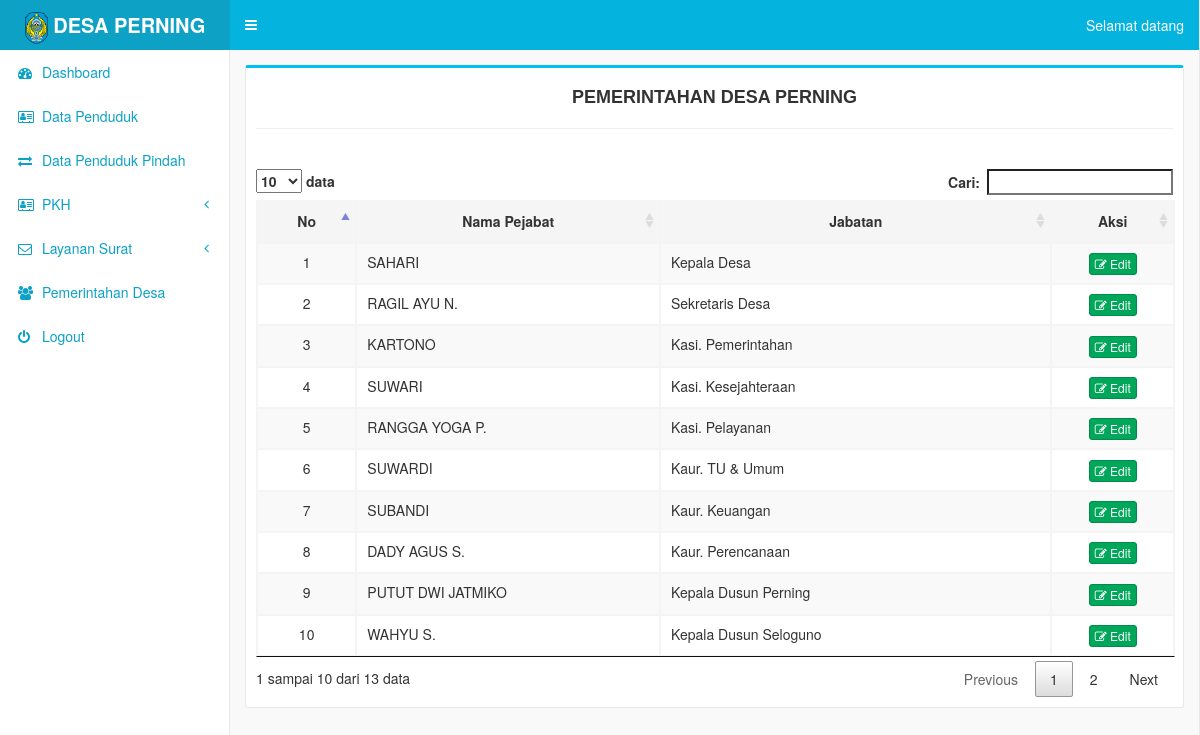
The page /index.php/pejabat on the database its author committed.
### tables this page shows
CREATE TABLE `pejabat` (
  `id_pejabat` int(11) NOT NULL,
  `nama_pejabat` varchar(255) NOT NULL,
  `jabatan_pejabat` varchar(255) NOT NULL
);

### application/controllers/Pejabat.php (called while the page is built, shortened)
<?php
class Pejabat extends CI_Controller
{
	public function __construct()
	{
		$this->load->model('m_pejabat');
	}
	public function index()
	{
		$data['title'] = "Pejabat - Desa Perning";
		$data['pejabat'] = $this->m_pejabat->tampil();
		$mutasi = $this->load->view('templates/header', $data);
		$this->load->view('pejabat/tampil_pejabat');
		$this->load->view('templates/footer');
	}
}

### index.php (called while the page is built, shortened)
<?php
require_once BASEPATH.'core/CodeIgniter.php';

### application/models/M_pejabat.php (called while the page is built, shortened)
<?php
class M_pejabat extends CI_Model {
	public function tampil() {
		return $this->db->get('pejabat')->result();
	}
}

### application/views/pejabat/tampil_pejabat.php (the view, shortened to what this page needs)
<div class="content-wrapper">
    <section class="content">
        <div class="box box-info">
            <div class="box-header">
                <h4 style="text-align:center"><b>PEMERINTAHAN DESA PERNING</b></h4>
                <hr>
            </div>
            <div class="box-body table-responsive">
                <table id="data" class="table table-striped table-bordered" cellspacing="0" width="100%">
                    <thead>
                        <tr class="active">
                            <th style="text-align:center">No</th>
                            <th style="text-align:center">Nama Pejabat</th>
                            <th style="text-align:center">Jabatan</th>
                            <th style="text-align:center">Aksi</th>
                        </tr>
                    </thead>
                    <tbody>
                        <?php
                        $no = 1;
                        foreach ($pejabat as $pejabat) {
                        ?>
                            <tr>
                                <td style="text-align:center"><?= $no; ?></td>
                                <td><?= $pejabat->nama_pejabat; ?></td>
                                <td><?= $pejabat->jabatan_pejabat; ?></td>
                                <td style="text-align:center">
                                    <a href="<?= base_url('pejabat/edit/' . $pejabat->id_pejabat); ?>"
                                        class="btn btn-success btn-xs"><i class="fa fa-edit"></i> Edit</a>
                                </td>
                            </tr>
                        <?php
                        $no++;
                        }
                        ?>
                    </tbody>
                </table>
            </div>
    </section>
</div>

### application/views/templates/header.php (shortened to what this page needs)
<!DOCTYPE html>
<html>
<head>
    <link rel="stylesheet" href="<?= base_url(); ?>assets/bootstrap/css/bootstrap.css" type="text/css">
    <link rel="stylesheet" href="<?= base_url(); ?>assets/datatables/css/jquery.dataTables.css">
    <link rel="stylesheet" href="<?= base_url(); ?>assets/font-awesome/css/font-awesome.css">
    <link rel="stylesheet" href="<?= base_url(); ?>assets/adminlte/css/adminlte.css">
    <link rel="stylesheet" href="<?= base_url(); ?>assets/skins/_all-skins.css">
    <link rel="stylesheet" href="<?= base_url(); ?>assets/datepicker/css/bootstrap-datepicker.css">
    <link rel="stylesheet" href="<?= base_url(); ?>assets/style.css" type="text/css">
    <link  rel="stylesheet" src="<?= base_url(); ?>assets/jquery.js" type="text/javascript"></link>
    <link href="https://cdn.jsdelivr.net/npm/select2@4.0.12/dist/css/select2.min.css" rel="stylesheet" />
    <link rel="stylesheet" href="https://cdn.jsdelivr.net/npm/sweetalert2@10">
</head>
<body class="hold-transition skin-blue sidebar-mini bg-gradient-info">
    <div class="wrapper">
        <header class="main-header">
            <a href="<?= base_url('dashboard'); ?>" class="logo">
                <span class="logo-lg"><img src="<?= base_url('assets/images/logo.png'); ?>" width="23"
                        alt="SIMPENDUK"><b> DESA PERNING</b></span>
            </a>
            <nav class="navbar navbar-static-top">
                <a href="#" class="sidebar-toggle" data-toggle="push-menu" role="button">
                </a>
                <div class="navbar-custom-menu">
                    <ul class="nav navbar-nav">
                        <li>
                            <a href="#" class="dropdown-toggle" data-toggle="dropdown">
                                Selamat datang <?= $this->session->userdata('nama_petugas'); ?>
                            </a>
                        </li>
                    </ul>
                </div>
            </nav>
        </header>
        <aside class="main-sidebar">
            <section class="sidebar">
                <ul class="sidebar-menu" data-widget="tree">
                        <li>
                                <a href="<?= base_url('Dashboard'); ?>">
                                <i class="fa fa-dashboard"></i>
                                <span>Dashboard</span></a>
                        </li>
                        <li>
                                <a href="<?= base_url('penduduk'); ?>">
                                <i class="fa fa-address-card-o"></i>
                                <span>Data Penduduk</span></a>
                        </li>
                        <li>
                                <a href="<?= base_url('pindah'); ?>">
                                <i class="fa fa-exchange" aria-hidden="true"></i>
                                <span>Data Penduduk Pindah</span></a>
                        </li>
                        <li class="treeview">
                                <a href="">
                                        <i class="fa fa-address-card-o"></i>
                                        <span>PKH</span>
                                        <span class="pull-right-container">
                                                <i class="fa fa-angle-left pull-right"></i>
                                        </span>
                                </a>
                        </li>
                        <li class="treeview">
                                <a href="">
                                        <i class="fa fa-envelope-o"></i>
                                        <span>Layanan Surat</span>
                                        <span class="pull-right-container">
                                                <i class="fa fa-angle-left pull-right"></i>
                                        </span>
                                </a>
                        </li>
                        <li>
                                <a href="<?= base_url('pejabat/'); ?>">
                                <i class="fa fa-users"></i>
                                <span>Pemerintahan Desa</span></a>
                        </li>
                        <li>
                                <a href="<?= base_url('logout'); ?>">
                                <i class="fa fa-power-off"></i>
                                <span>Logout</span></a>
                        </li>
                </ul>
            </section>
        </aside>

### application/views/templates/footer.php (shortened to what this page needs)
</div>
</body>
</html>

### assets/skins/_all-skins.css (style rules this page uses)
.skin-blue .main-header .navbar { background-color: #04b3de; }
.skin-blue .main-header .navbar .nav > li > a { color: #ffffff; }
.skin-blue .main-header .navbar .sidebar-toggle { color: #ffffff; }
.skin-blue .main-header .navbar .sidebar-toggle { color: #fff; }
.skin-blue .main-header .logo { background-color: #0da1c6; color: #ffffff; border-bottom: 0 solid transparent; }
.skin-blue .wrapper, .skin-blue .main-sidebar, .skin-blue .left-side { background-color: #ffffff; border-right: 1px #e8e8e8 solid; }
.skin-blue .sidebar-menu > li > a { border-left: 3px solid transparent; }
.skin-blue .sidebar a { color: #0da1c6; }

### assets/style.css (style rules this page uses)
.content-wrapper { background-color: #f9f9f9; }
.box { border-left: 1px #e9e9e9 solid; border-right: 1px #e9e9e9 solid; border-bottom: 1px #e9e9e9 solid; }
.box-header h4 { color: #323232; }

### rows shown on the page
pejabat: nama_pejabat "SAHARI", jabatan_pejabat "Kepala Desa"
pejabat: nama_pejabat "RAGIL AYU N.", jabatan_pejabat "Sekretaris Desa"
pejabat: nama_pejabat "KARTONO", jabatan_pejabat "Kasi. Pemerintahan"
pejabat: nama_pejabat "SUWARI", jabatan_pejabat "Kasi. Kesejahteraan"
pejabat: nama_pejabat "RANGGA YOGA P.", jabatan_pejabat "Kasi. Pelayanan"
pejabat: nama_pejabat "SUWARDI", jabatan_pejabat "Kaur. TU & Umum"
pejabat: nama_pejabat "SUBANDI", jabatan_pejabat "Kaur. Keuangan"
pejabat: nama_pejabat "DADY AGUS S.", jabatan_pejabat "Kaur. Perencanaan"
pejabat: nama_pejabat "PUTUT DWI JATMIKO", jabatan_pejabat "Kepala Dusun Perning"
pejabat: nama_pejabat "WAHYU S.", jabatan_pejabat "Kepala Dusun Seloguno"
